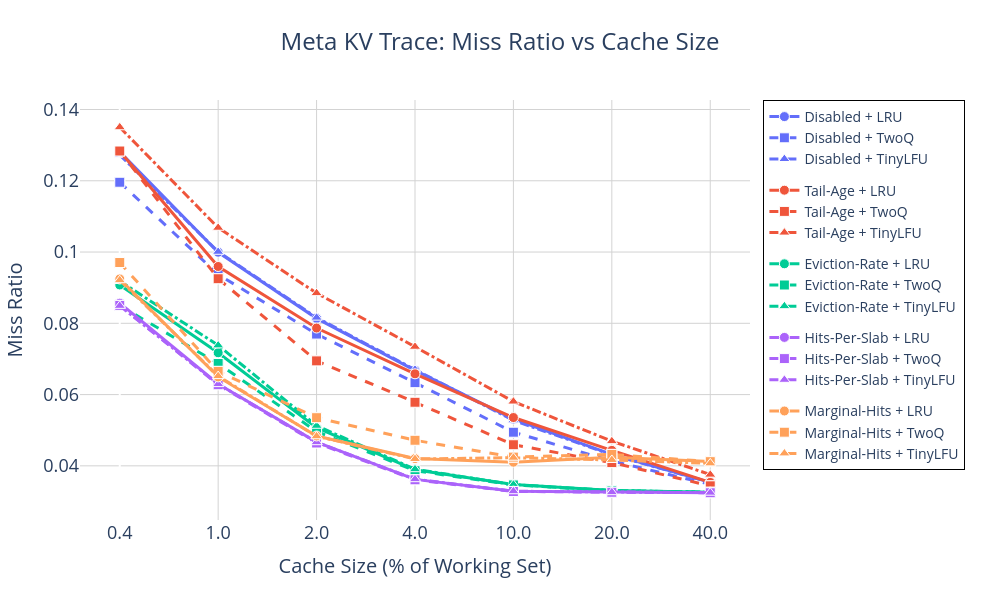

Here is the notebook cell this chart was saved with:
### Code cell
# Update layout for publication quality
fig.update_layout(
    title=dict(
        text="Meta KV Trace: Miss Ratio vs Cache Size",
        font=dict(size=24),
        x=0.5,
        xanchor='center'
    ),
    xaxis=dict(
        title="Cache Size (% of Working Set)",
        title_font=dict(size=20),
        tickfont=dict(size=18),
        tickmode='array',
        tickvals=x_positions,
        ticktext=wsr_labels,
        showgrid=True,
        gridwidth=1,
        gridcolor='lightgray'
    ),
    yaxis=dict(
        title="Miss Ratio",
        title_font=dict(size=20),
        tickfont=dict(size=18),
        showgrid=True,
        gridwidth=1,
        gridcolor='lightgray'
    ),
    legend=dict(
        orientation="v",
        yanchor="top",
        y=1,
        xanchor="left", 
        x=1.02,
        font=dict(size=14),
        bgcolor="rgba(255,255,255,0.9)",
        bordercolor="black",
        borderwidth=1
    ),
    width=1000,
    height=600,
    plot_bgcolor='white',
    paper_bgcolor='white',
    margin=dict(r=250)  # Extra space for legend on the right
)

# Show the interactive plot
fig.show()

print("Interactive Plotly figure created!")

### Figure 1 — Plotly figure (JSON) as saved in the notebook; plotly's stock layout.template omitted (floating-point values rounded to 4 significant figures)
{"data": [{"legendgroup": "disabled", "line": {"color": "#636EFA", "dash": "solid", "width": 3}, "marker": {"color": "#636EFA", "line": {"color": "white", "width": 1}, "size": 10, "symbol": "circle"}, "mode": "lines+markers", "name": "Disabled + LRU", "showlegend": true, "type": "scatter", "x": [0, 1, 2, 3, 4, 5, 6], "y": [0.1281, 0.09995, 0.08139, 0.06679, 0.05311, 0.04323, 0.03535]}, {"legendgroup": "disabled", "line": {"color": "#636EFA", "dash": "dash", "width": 3}, "marker": {"color": "#636EFA", "line": {"color": "white", "width": 1}, "size": 10, "symbol": "square"}, "mode": "lines+markers", "name": "Disabled + TwoQ", "showlegend": true, "type": "scatter", "x": [0, 0, 1, 1, 2, 2, 3, 3, 4, 4, 5, 5, 6, 6], "y": [0.1196, 0.1196, 0.09369, 0.09369, 0.07697, 0.07697, 0.06334, 0.06334, 0.04944, 0.04944, 0.04136, 0.04136, 0.03479, 0.03479]}, {"legendgroup": "disabled", "line": {"color": "#636EFA", "dash": "dashdot", "width": 3}, "marker": {"color": "#636EFA", "line": {"color": "white", "width": 1}, "size": 10, "symbol": "triangle-up"}, "mode": "lines+markers", "name": "Disabled + TinyLFU", "showlegend": true, "type": "scatter", "x": [0, 1, 2, 3, 4, 5, 6], "y": [0.1273, 0.1001, 0.08159, 0.06699, 0.05277, 0.04309, 0.03538]}, {"legendgroup": "tail-age", "line": {"color": "#EF553B", "dash": "solid", "width": 3}, "marker": {"color": "#EF553B", "line": {"color": "white", "width": 1}, "size": 10, "symbol": "circle"}, "mode": "lines+markers", "name": "Tail-Age + LRU", "showlegend": true, "type": "scatter", "x": [0, 1, 2, 3, 4, 5, 6], "y": [0.1283, 0.09595, 0.07868, 0.06582, 0.05355, 0.04433, 0.03535]}, {"legendgroup": "tail-age", "line": {"color": "#EF553B", "dash": "dash", "width": 3}, "marker": {"color": "#EF553B", "line": {"color": "white", "width": 1}, "size": 10, "symbol": "square"}, "mode": "lines+markers", "name": "Tail-Age + TwoQ", "showlegend": true, "type": "scatter", "x": [0, 0, 1, 1, 2, 2, 3, 3, 4, 4, 5, 5, 6, 6], "y": [0.1284, 0.1284, 0.09251, 0.09251, 0.06946, 0.06946, 0.05784, 0.05784, 0.04592, 0.04592, 0.04091, 0.04091, 0.03439, 0.03439]}, {"legendgroup": "tail-age", "line": {"color": "#EF553B", "dash": "dashdot", "width": 3}, "marker": {"color": "#EF553B", "line": {"color": "white", "width": 1}, "size": 10, "symbol": "triangle-up"}, "mode": "lines+markers", "name": "Tail-Age + TinyLFU", "showlegend": true, "type": "scatter", "x": [0, 1, 2, 3, 4, 5, 6], "y": [0.135, 0.1068, 0.08847, 0.07342, 0.05804, 0.04693, 0.03753]}, {"legendgroup": "eviction-rate", "line": {"color": "#00CC96", "dash": "solid", "width": 3}, "marker": {"color": "#00CC96", "line": {"color": "white", "width": 1}, "size": 10, "symbol": "circle"}, "mode": "lines+markers", "name": "Eviction-Rate + LRU", "showlegend": true, "type": "scatter", "x": [0, 1, 2, 3, 4, 5, 6], "y": [0.09076, 0.07174, 0.05073, 0.03888, 0.03473, 0.03309, 0.0326]}, {"legendgroup": "eviction-rate", "line": {"color": "#00CC96", "dash": "dash", "width": 3}, "marker": {"color": "#00CC96", "line": {"color": "white", "width": 1}, "size": 10, "symbol": "square"}, "mode": "lines+markers", "name": "Eviction-Rate + TwoQ", "showlegend": true, "type": "scatter", "x": [0, 0, 1, 1, 2, 2, 3, 3, 4, 4, 5, 5, 6, 6], "y": [0.08501, 0.08501, 0.06872, 0.06872, 0.04965, 0.04965, 0.03863, 0.03863, 0.03464, 0.03464, 0.03304, 0.03304, 0.03259, 0.03259]}, {"legendgroup": "eviction-rate", "line": {"color": "#00CC96", "dash": "dashdot", "width": 3}, "marker": {"color": "#00CC96", "line": {"color": "white", "width": 1}, "size": 10, "symbol": "triangle-up"}, "mode": "lines+markers", "name": "Eviction-Rate + TinyLFU", "showlegend": true, "type": "scatter", "x": [0, 1, 2, 3, 4, 5, 6], "y": [0.09189, 0.0738, 0.05124, 0.03906, 0.03473, 0.03308, 0.0326]}, {"legendgroup": "hits", "line": {"color": "#AB63FA", "dash": "solid", "width": 3}, "marker": {"color": "#AB63FA", "line": {"color": "white", "width": 1}, "size": 10, "symbol": "circle"}, "mode": "lines+markers", "name": "Hits-Per-Slab + LRU", "showlegend": true, "type": "scatter", "x": [0, 1, 2, 3, 4, 5, 6], "y": [0.08566, 0.06299, 0.04667, 0.03619, 0.0329, 0.03264, 0.03247]}, {"legendgroup": "hits", "line": {"color": "#AB63FA", "dash": "dash", "width": 3}, "marker": {"color": "#AB63FA", "line": {"color": "white", "width": 1}, "size": 10, "symbol": "square"}, "mode": "lines+markers", "name": "Hits-Per-Slab + TwoQ", "showlegend": true, "type": "scatter", "x": [0, 0, 1, 1, 2, 2, 3, 3, 4, 4, 5, 5, 6, 6], "y": [0.08503, 0.08503, 0.06276, 0.06276, 0.04641, 0.04641, 0.03608, 0.03608, 0.03281, 0.03281, 0.03258, 0.03258, 0.03245, 0.03245]}, {"legendgroup": "hits", "line": {"color": "#AB63FA", "dash": "dashdot", "width": 3}, "marker": {"color": "#AB63FA", "line": {"color": "white", "width": 1}, "size": 10, "symbol": "triangle-up"}, "mode": "lines+markers", "name": "Hits-Per-Slab + TinyLFU", "showlegend": true, "type": "scatter", "x": [0, 1, 2, 3, 4, 5, 6], "y": [0.08491, 0.06294, 0.04664, 0.03626, 0.03288, 0.0326, 0.03246]}, {"legendgroup": "marginal-hits", "line": {"color": "#FFA15A", "dash": "solid", "width": 3}, "marker": {"color": "#FFA15A", "line": {"color": "white", "width": 1}, "size": 10, "symbol": "circle"}, "mode": "lines+markers", "name": "Marginal-Hits + LRU", "showlegend": true, "type": "scatter", "x": [0, 1, 2, 3, 4, 5, 6], "y": [0.09244, 0.06495, 0.04838, 0.04204, 0.04102, 0.04243, 0.04123]}, {"legendgroup": "marginal-hits", "line": {"color": "#FFA15A", "dash": "dash", "width": 3}, "marker": {"color": "#FFA15A", "line": {"color": "white", "width": 1}, "size": 10, "symbol": "square"}, "mode": "lines+markers", "name": "Marginal-Hits + TwoQ", "showlegend": true, "type": "scatter", "x": [0, 0, 1, 1, 2, 2, 3, 3, 4, 4, 5, 5, 6, 6], "y": [0.09706, 0.09706, 0.06651, 0.06651, 0.05351, 0.05351, 0.04718, 0.04718, 0.04245, 0.04245, 0.04321, 0.04321, 0.04117, 0.04117]}, {"legendgroup": "marginal-hits", "line": {"color": "#FFA15A", "dash": "dashdot", "width": 3}, "marker": {"color": "#FFA15A", "line": {"color": "white", "width": 1}, "size": 10, "symbol": "triangle-up"}, "mode": "lines+markers", "name": "Marginal-Hits + TinyLFU", "showlegend": true, "type": "scatter", "x": [0, 1, 2, 3, 4, 5, 6], "y": [0.0921, 0.06519, 0.0483, 0.04193, 0.04228, 0.04165, 0.0407]}], "layout": {"height": 600, "legend": {"bgcolor": "rgba(255,255,255,0.9)", "bordercolor": "black", "borderwidth": 1, "font": {"size": 14}, "orientation": "v", "x": 1.02, "xanchor": "left", "y": 1, "yanchor": "top"}, "margin": {"r": 250}, "paper_bgcolor": "white", "plot_bgcolor": "white", "title": {"font": {"size": 24}, "text": "Meta KV Trace: Miss Ratio vs Cache Size", "x": 0.5, "xanchor": "center"}, "width": 1000, "xaxis": {"gridcolor": "lightgray", "gridwidth": 1, "showgrid": true, "tickfont": {"size": 18}, "tickmode": "array", "ticktext": ["0.4", "1.0", "2.0", "4.0", "10.0", "20.0", "40.0"], "tickvals": [0, 1, 2, 3, 4, 5, 6], "title": {"font": {"size": 20}, "text": "Cache Size (% of Working Set)"}}, "yaxis": {"gridcolor": "lightgray", "gridwidth": 1, "showgrid": true, "tickfont": {"size": 18}, "title": {"font": {"size": 20}, "text": "Miss Ratio"}}}}
